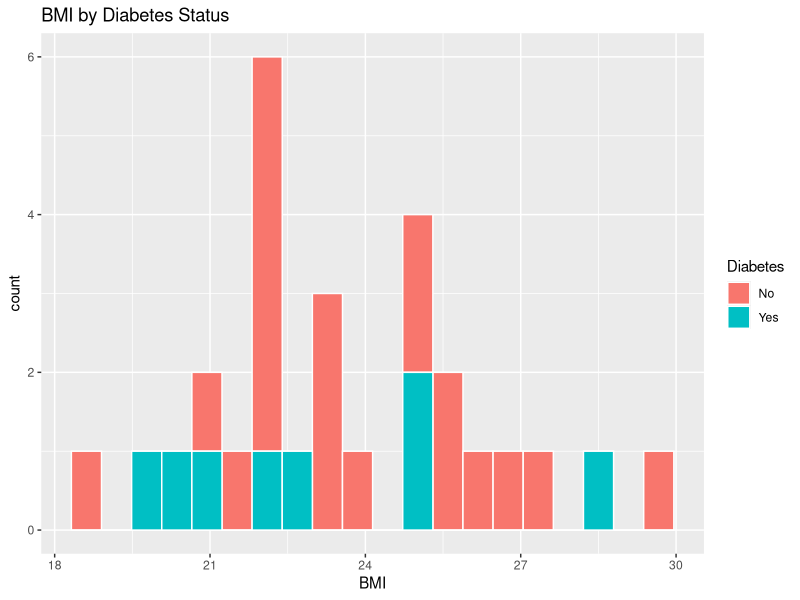
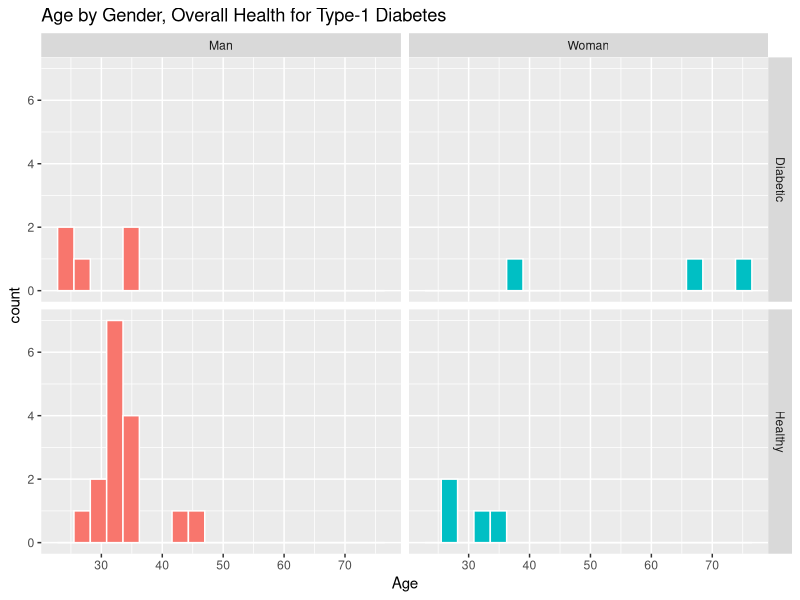
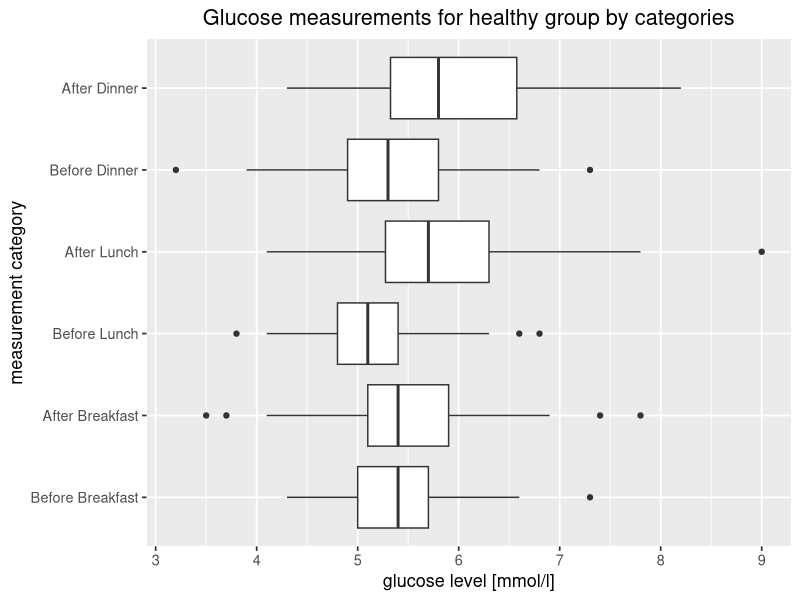
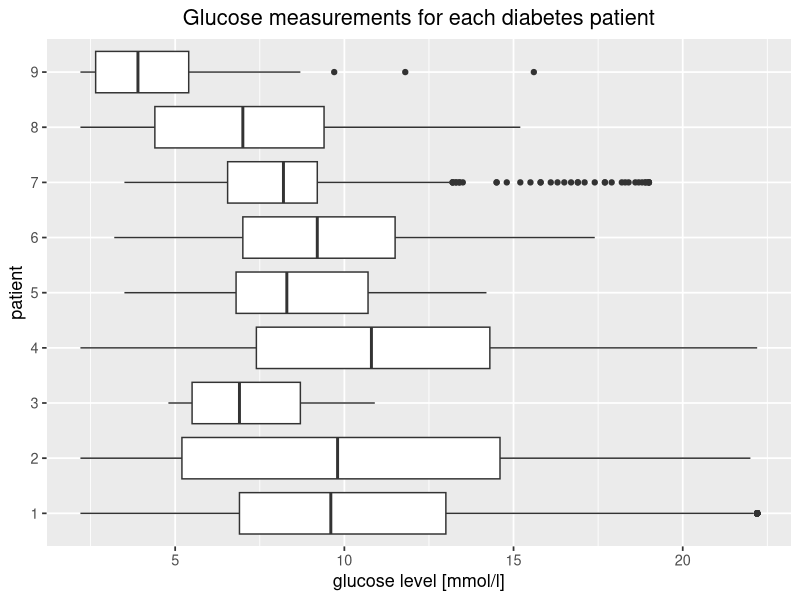
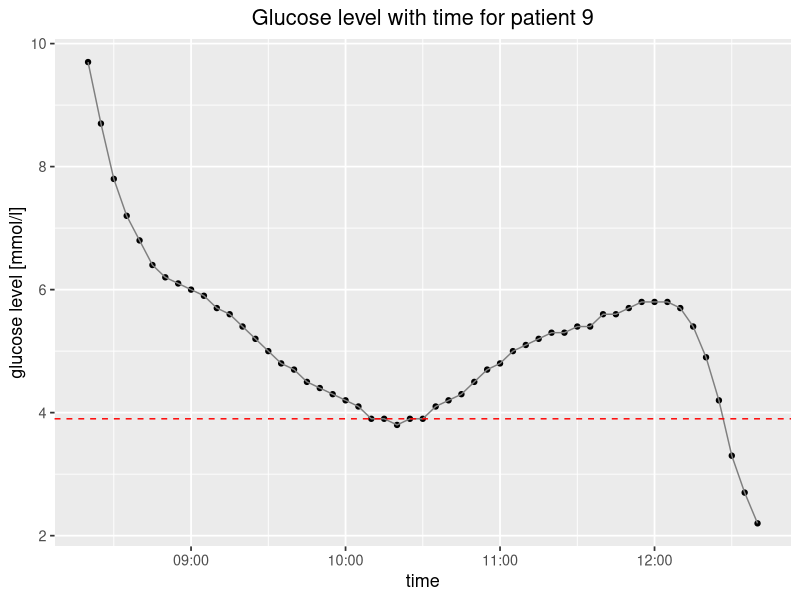
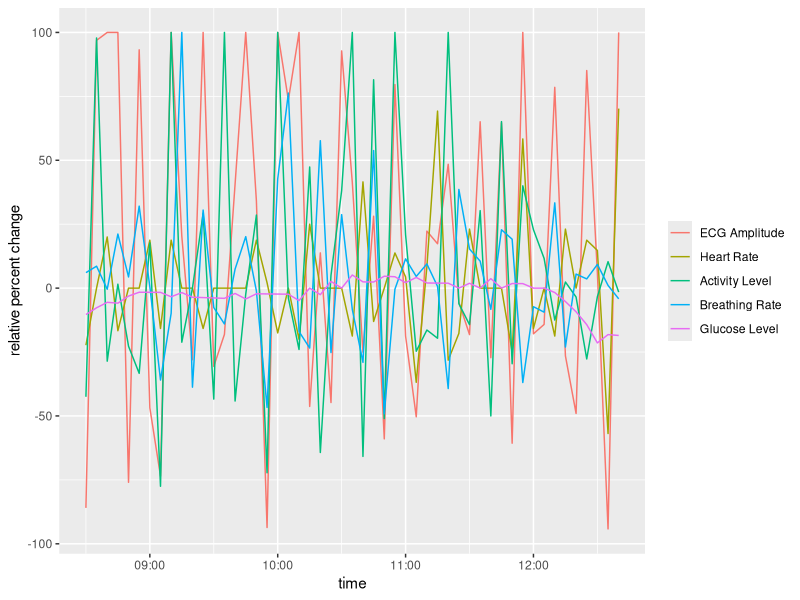
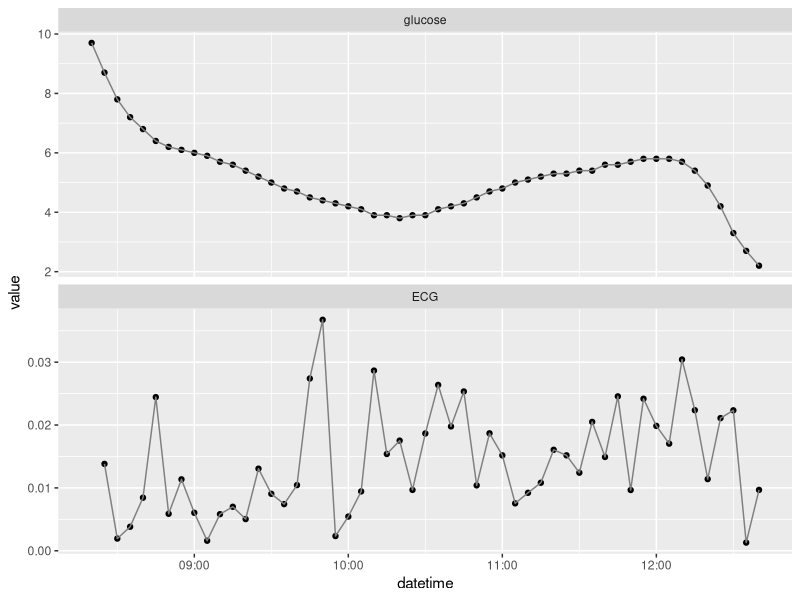
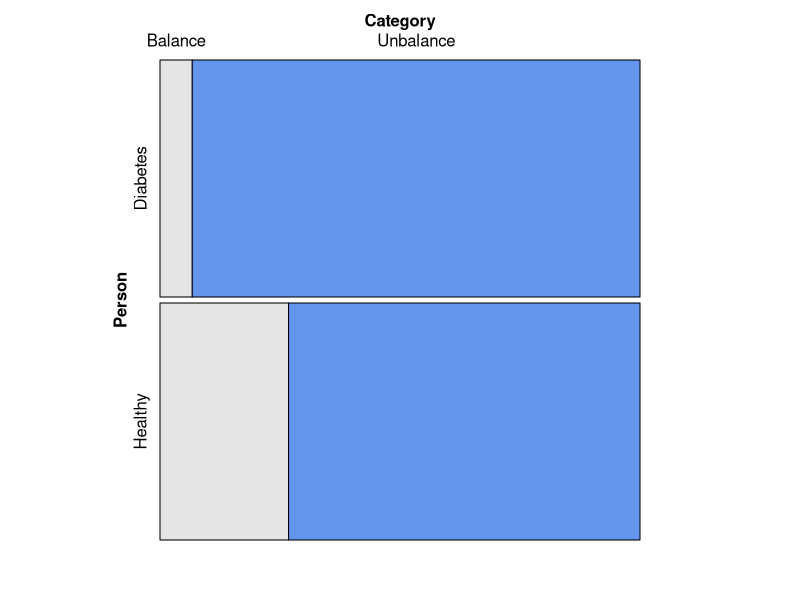

The R source for these figures, in order:
## ---- chunk 1
library(ggplot2)
data1 <- read.csv('data/healthy_people_clinical_data.csv', na.strings = "")
labels <- 'No'
data1 <- cbind(data1, Diabetes = labels)
data2 <- read.csv('data/diabetes_patients_clinical_data.csv', na.strings = "")
labels <- 'Yes'
data2 <- cbind(data2, Diabetes = labels)
diabetes_df <- rbind(data1, data2)
diabetes_df$BMI <- with(diabetes_df, ((Weight_kg/ ((Height_cm)^(2))))*10000)
ggplot(data = diabetes_df, aes(x = BMI, fill = Diabetes)) + 
    geom_histogram(color = "white", bins = 20) + 
    labs(title = "BMI by Diabetes Status",
         x = "BMI", fill = "Diabetes" )  
## ---- chunk 2
library(ggplot2)
library(tidyverse)
df <- diabetes_df %>%
  mutate(Diabetes = case_when(
    Diabetes == 'Yes' ~ 'Diabetic',
    Diabetes == 'No' ~ 'Healthy',
  ))
ggplot(data = df, aes(x = Age, fill = Gender)) + 
    geom_histogram(color = "white", bins = 20) + 
    labs(title = "Age by Gender, Overall Health for Type-1 Diabetes ",
         x = "Age") + 
    guides(fill = FALSE) +
    facet_grid( Diabetes~ Gender)

## ---- chunk 3
library(tidyverse)
library(ggplot2)

healthy_df <- read.csv('data/healthy_patients_glucose.csv', na.strings = "")

df <- healthy_df %>%
  mutate(type = case_when(
    type == 'BB' ~ 'Before Breakfast',
    type == 'AB' ~ 'After Breakfast',
    type == 'BL' ~ 'Before Lunch',
    type == 'AL' ~ 'After Lunch',
    type == 'BD' ~ 'Before Dinner',
    type == 'AD' ~ 'After Dinner'
  ))
df <- na.omit(df)
df$type <- factor(df$type, levels = c("Before Breakfast", "After Breakfast",
                                      "Before Lunch", "After Lunch",
                                      "Before Dinner", "After Dinner"))
df$glucose <- as.numeric(df$glucose)
ggplot(df, aes(x = type, y = glucose)) +
  geom_boxplot() +
  xlab("measurement category") +
  ylab("glucose level [mmol/l]") +
  ggtitle("Glucose measurements for healthy group by categories") +
  coord_flip() +
  theme_grey(13) +
  theme(plot.title = element_text(hjust = 0.5))
## ---- chunk 4
diabetes_df <- read.csv('data/diabetes_patients_glucose.csv', na.strings = "")
diabetes_df$patient <- as.factor(diabetes_df$patient)
diabetes_df$glucose <- as.numeric(diabetes_df$glucose)
ggplot(diabetes_df, aes(x = patient, y = glucose)) +
  geom_boxplot() +
  xlab("patient") +
  ylab("glucose level [mmol/l]") +
  ggtitle("Glucose measurements for each diabetes patient") +
  coord_flip() +
  theme_grey(13) +
  theme(plot.title = element_text(hjust = 0.5))
## ---- chunk 5
library(lubridate)

p9 <- diabetes_df %>% filter(patient == 9)
p9 <- p9 %>%
  mutate(time = substr(time, 1, 5))
p9$datetime = paste(p9$date, p9$time)
# retaining only the data where we have continuous measurements to detect patterns
p9_2 <- p9 %>% filter(date == '2014-10-03')
# excluding manual measurements
p9_2 <- p9_2 %>% filter(type != 'manual')
p9_2 <- p9_2 %>%
  mutate(datetime = ymd_hm(datetime)) 
# time series plot with horizontal line indicating hypoglycemia threshold
g <- ggplot(p9_2, aes(datetime, glucose)) + geom_point()
g + geom_line(color = "grey50") +
  geom_hline(yintercept = 3.9, linetype = "dashed", color = "red") +
  ggtitle("Glucose level with time for patient 9") +
  labs(x = "time", y = "glucose level [mmol/l]") +
  theme_grey(13) +
  theme(plot.title = element_text(hjust = 0.5))
## ---- chunk 6
library(reshape2)

p9_data <- read.csv('data/diabetes_patient9_sensor_data.csv', na.strings = "")
p9_data <- p9_data %>%
  mutate(Time = dmy_hm(Time))

# combining glucose levels data with other sensor data:
p9_2$ECG <- NA
p9_2$Activity <- NA
p9_2$HR <- NA
p9_2$BR <- NA
max_time <- p9_2[nrow(p9_2),"datetime"]
p9_data <- p9_data %>% filter(Time <= max_time)
for (r in 2:nrow(p9_2)) {
  curr_time = p9_2[r,"datetime"]
  previous_time = p9_2[r-1,"datetime"]
  temp_df <- p9_data %>% filter(Time <= curr_time)
  temp_df <- temp_df %>% filter(Time > previous_time)
  p9_2$ECG[r] <- max(temp_df["ECGAmplitude"])
  p9_2$Activity[r] <- max(temp_df["Activity"])
  p9_2$HR[r] <- max(temp_df["HR"])
  p9_2$BR[r] <- max(temp_df["BR"])
}

p9_2_sub <- p9_2[c("datetime", "glucose", "ECG", "Activity", "HR", "BR")]
df <- na.omit(p9_2_sub)
df["Glucose Level"] <- NA
df["ECG Amplitude"] <- NA
df["Activity Level"] <- NA
df["Heart Rate"] <- NA
df["Breathing Rate"] <- NA
for (r in 2:nrow(df)) {
  df[r,"Glucose Level"] <- min(100*(df[r,"glucose"]-df[r-1,"glucose"])/df[r-1,"glucose"], 100)
  df[r,"ECG Amplitude"] <- min(100*(df[r,"ECG"]-df[r-1,"ECG"])/df[r-1,"ECG"], 100)
  df[r,"Activity Level"] <- min(100*(df[r,"Activity"]-df[r-1,"Activity"])/df[r-1,"Activity"], 100)
  df[r,"Heart Rate"] <- min(100*(df[r,"HR"]-df[r-1,"HR"])/df[r-1,"HR"], 100)
  df[r,"Breathing Rate"] <- min(100*(df[r,"BR"]-df[r-1,"BR"])/df[r-1,"BR"], 100)
}
df <- na.omit(df)
df <- df[c("datetime","Glucose Level","ECG Amplitude","Activity Level","Heart Rate","Breathing Rate")]
df_2 <- melt(df, id.vars = 'datetime')
ggplot(df_2, aes(datetime, y = value, 
               color = fct_reorder2(variable, datetime, value))) +
  geom_line() + xlab("time") + ylab("relative percent change") +
  theme(legend.title = element_blank())
## ---- chunk 7
p9_2_sub <- p9_2[c("datetime", "glucose", "ECG")]
p9_2_sub <- melt(p9_2_sub, id.vars = 'datetime')
ggplot(p9_2_sub, aes(x = datetime, y = value)) +
  geom_point() +
  geom_line(color = "grey50") +
  facet_wrap(~ variable, scales = 'free_y', ncol = 1)
## ---- chunk 8
food_data <- read.csv('data/individuals_food_balanced_unbalanced.csv', na.strings = "")
vcd::mosaic(Category ~ Person, 
            highlighting_fill = c("grey90", "cornflowerblue"),
            food_data)
## ---- chunk 9
library(ggplot2)
library(GGally)
food_glu_final_df <- read.csv('data/individuals_glucose_food_intake.csv', na.strings = "")
ggparcoord(food_glu_final_df,scale ="uniminmax",order = "allClass",columns=2:4, groupColumn = 5, alphaLines = 0.5)
